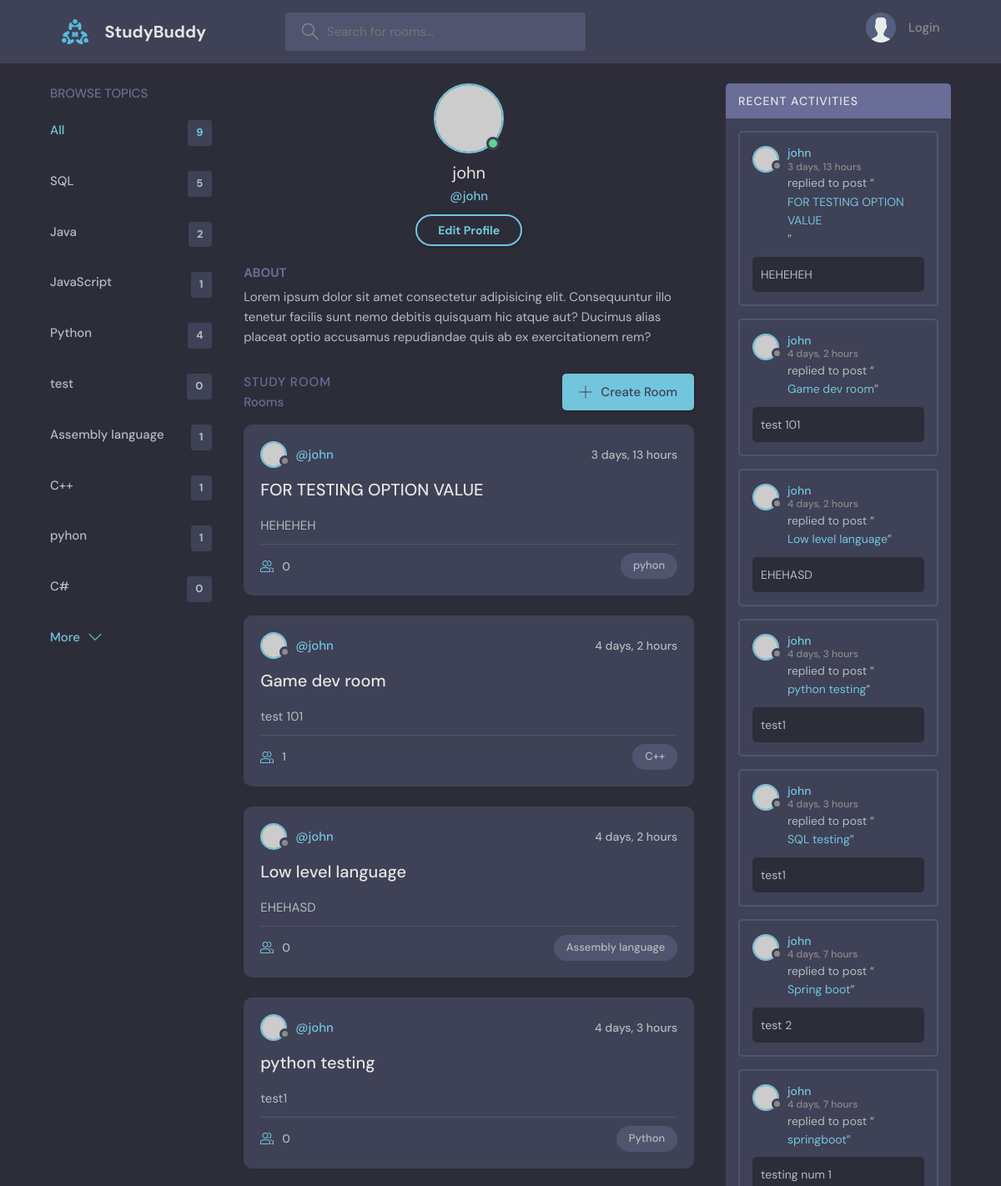
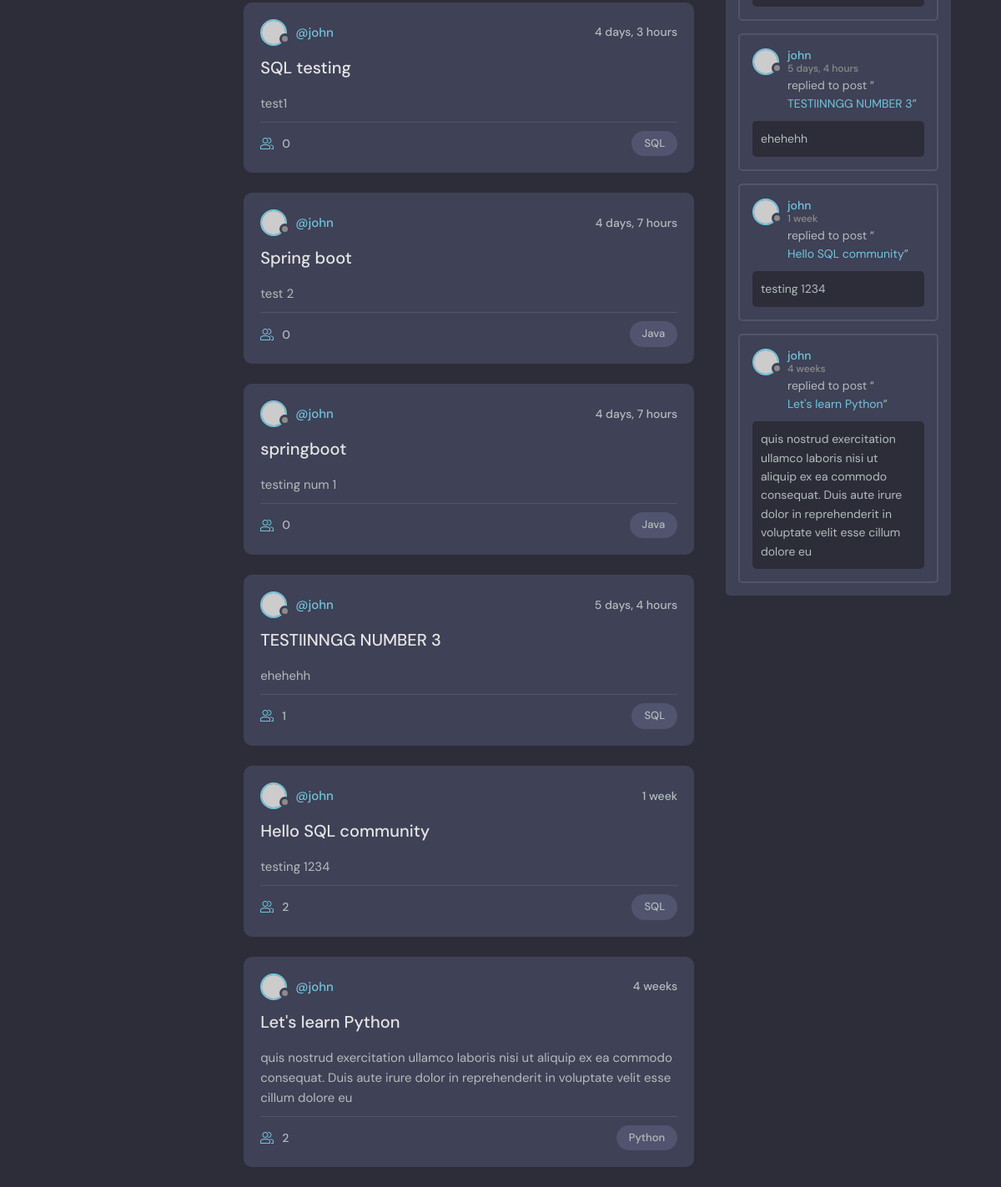
Page /profile/1/ on the committed database (2 pictures, top to bottom).
### baseapp/models.py (models this page shows, shortened)
class Topic(models.Model):
    name = models.CharField(max_length=255)

class Room(models.Model):
    host = models.ForeignKey(User, on_delete=models.SET_NULL, null=True)       # when User table got deleted the host data will set to Null
    topic = models.ForeignKey(Topic, on_delete=models.SET_NULL, null=True)     # Cascade - when User table got deleted the host data will delete too
    name = models.CharField(max_length=255)
    description = models.TextField(null=True, blank=True)
    participant = models.ManyToManyField(User, related_name="participants", blank=True)   # models.ManyToManyField(<Tablename>,<name use in views.py>, it's okay to get an empty value in participants) # related_name = name in admin panel
    updated = models.DateTimeField(auto_now=True)
    created = models.DateTimeField(auto_now_add=True)
    class Meta:
        ordering = ["-updated", "-created"]         # with '-' is descending order (last will be the first)

### baseapp/views.py (the view)
# urls.py: path("profile/<int:id>/", views.profile, name="profile"),
def profile(request, id):
    user = User.objects.get(id=id)
    rooms = user.room_set.all()
    room_message = user.message_set.all()
    topics = Topic.objects.all()
    context = {
        "user": user,
        "rooms": rooms,
        "topics": topics,
        "room_message": room_message
    }
    return render(request, "profile.html", context)

### baseapp/templates/profile.html
{% extends "main.html" %}
{% block content%}
  <main class="profile-page layout layout--3">
    <div class="container">
      {% include "topics_component.html" %}
      <div class="roomList">
        <div class="profile">
          <div class="profile__avatar">
            <div class="avatar avatar--large active">
              <img src="https://randomuser.me/api/portraits/men/11.jpg" />
            </div>
          </div>
          <div class="profile__info">
            <h3>{{user.username}}</h3>
            <p>@{{user.username}}</p>
            <a href="/profile-update" class="btn btn--main btn--pill">Edit Profile</a>
          </div>
          <div class="profile__about">
            <h3>About</h3>
            <p>
              Lorem ipsum dolor sit amet consectetur adipisicing elit. Consequuntur illo tenetur
              facilis sunt nemo debitis quisquam hic atque aut? Ducimus alias placeat optio
              accusamus repudiandae quis ab ex exercitationem rem?
            </p>
          </div>
        </div>
        {% include "feed_component.html" %}
      </div>
      {% include "activity_component.html" %}
    </div>
  </main>
{% endblock content %}

### baseapp/templates/topics_component.html
<div class="topics">
    <div class="topics__header">
      <h2>Browse Topics</h2>
    </div>
    <ul class="topics__list">
      <li>
        <a href="/" class="active">All <span>{{topics.count}}</span></a>
      </li>
        {% for topic in topics %}
          <li>
            <a href="?q={{topic.name}}">{{topic.name}}<span>{{topic.room_set.all.count}}</span></a>
          </li>
        {% endfor %}
    </ul>
    <a class="btn btn--link" href="topics.html">
      More
      <svg version="1.1" xmlns="http://www.w3.org/2000/svg" width="32" height="32" viewBox="0 0 32 32">
        <title>chevron-down</title>
        <path d="M16 21l-13-13h-3l16 16 16-16h-3l-13 13z"></path>
      </svg>
    </a>
</div>

### baseapp/templates/feed_component.html (shortened to what this page needs)
<div class="roomList">
    <div class="roomList__header">
      <div>
        <h2>Study Room</h2>
        <p>{{room_count}} Rooms <available></available></p>
      </div>
      <a class="btn btn--main" href="/create-room">
        <svg version="1.1" xmlns="http://www.w3.org/2000/svg" width="32" height="32" viewBox="0 0 32 32">
          <title>add</title>
          <path
            d="M16.943 0.943h-1.885v14.115h-14.115v1.885h14.115v14.115h1.885v-14.115h14.115v-1.885h-14.115v-14.115z"
          ></path>
        </svg>
        Create Room
      </a>
    </div>
    {% for room in rooms %}
      <div class="roomListRoom">
        <div class="roomListRoom__header">
          <a href="/profile/{{room.host.id}}" class="roomListRoom__author">
            <div class="avatar avatar--small">
              <img src="https://randomuser.me/api/portraits/women/11.jpg" />
            </div>
            <span>@{{room.host.username}}</span>
          </a>
          <div class="roomListRoom__actions">
            <span>{{room.created|timesince}}</span>
          </div>
        </div>
        <div class="roomListRoom__content">
            <a href="/room/{{room.id}}">{{room.name}}</a>
            <p>{{room.description}}</p>
        </div>
        <div class="roomListRoom__meta">
          <a href="room.html" class="roomListRoom__joined">
              {{room.participant.count}}
          </a>
          <p class="roomListRoom__topic">{{room.topic.name}}</p>
        </div>
      </div>
    {% endfor %}
</div>

### baseapp/templates/activity_component.html (shortened to what this page needs)
<div class="activities">
    <div class="activities__header">
    <h2>Recent Activities</h2>
    </div>
        {% for room in rooms%}
        <div class="activities__box">
          <div class="activities__boxHeader roomListRoom__header">
            <a href="/profile/{{room.host.id}}" class="roomListRoom__author">
              <div class="avatar avatar--small">
                <img src="https://randomuser.me/api/portraits/women/11.jpg" />
              </div>
              <p>
                {{room.host.username}}
                <span>{{room.created|timesince}}</span>
              </p>
            </a>
          </div>
          <div class="activities__boxContent">
            <p>replied to post “<a href="/room/{{room.id}}">{{room.name}}</a>”</p>
            <div class="activities__boxRoomContent">
              {{room.description}}
            </div>
        </div>
    </div>
    {% endfor%}
</div>

### rows in the picture
Topic: name "SQL", room_set.all.count "5"
Topic: name "Java", room_set.all.count "2"
Topic: name "JavaScript", room_set.all.count "1"
Topic: name "Python", room_set.all.count "4"
Topic: name "test", room_set.all.count "0"
Topic: name "Assembly language", room_set.all.count "1"
Topic: name "C++", room_set.all.count "1"
Topic: name "pyhon", room_set.all.count "1"
Topic: name "C#", room_set.all.count "0"
Room: host.username "john", created "3 days, 13 hours", name "FOR TESTING OPTION VALUE", description "HEHEHEH", participant.count "0", topic.name "pyhon"
Room: host.username "john", created "4 days, 2 hours", name "Game dev room", description "test 101", participant.count "1", topic.name "C++"
Room: host.username "john", created "4 days, 2 hours", name "Low level language", description "EHEHASD", participant.count "0", topic.name "Assembly language"
Room: host.username "john", created "4 days, 3 hours", name "python testing", description "test1", participant.count "0", topic.name "Python"
Room: host.username "john", created "4 days, 3 hours", name "SQL testing", description "test1", participant.count "0", topic.name "SQL"
Room: host.username "john", created "4 days, 7 hours", name "Spring boot", description "test 2", participant.count "0", topic.name "Java"
Room: host.username "john", created "4 days, 7 hours", name "springboot", description "testing num 1", participant.count "0", topic.name "Java"
Room: host.username "john", created "5 days, 4 hours", name "TESTIINNGG NUMBER 3", description "ehehehh", participant.count "1", topic.name "SQL"
Room: host.username "john", created "1 week", name "Hello SQL community", description "testing 1234", participant.count "2", topic.name "SQL"
Room: host.username "john", created "4 weeks", name "Let's learn Python", description "quis nostrud exercitation ullamco laboris nisi ut aliquip ex ea commodo consequat. Duis aute irure dolor in reprehenderit in voluptate velit esse cillum dolore eu", participant.count "2", topic.name "Python"

### other values in the picture
{{ topics.count }} "9"
{{ user.username }} "john"
